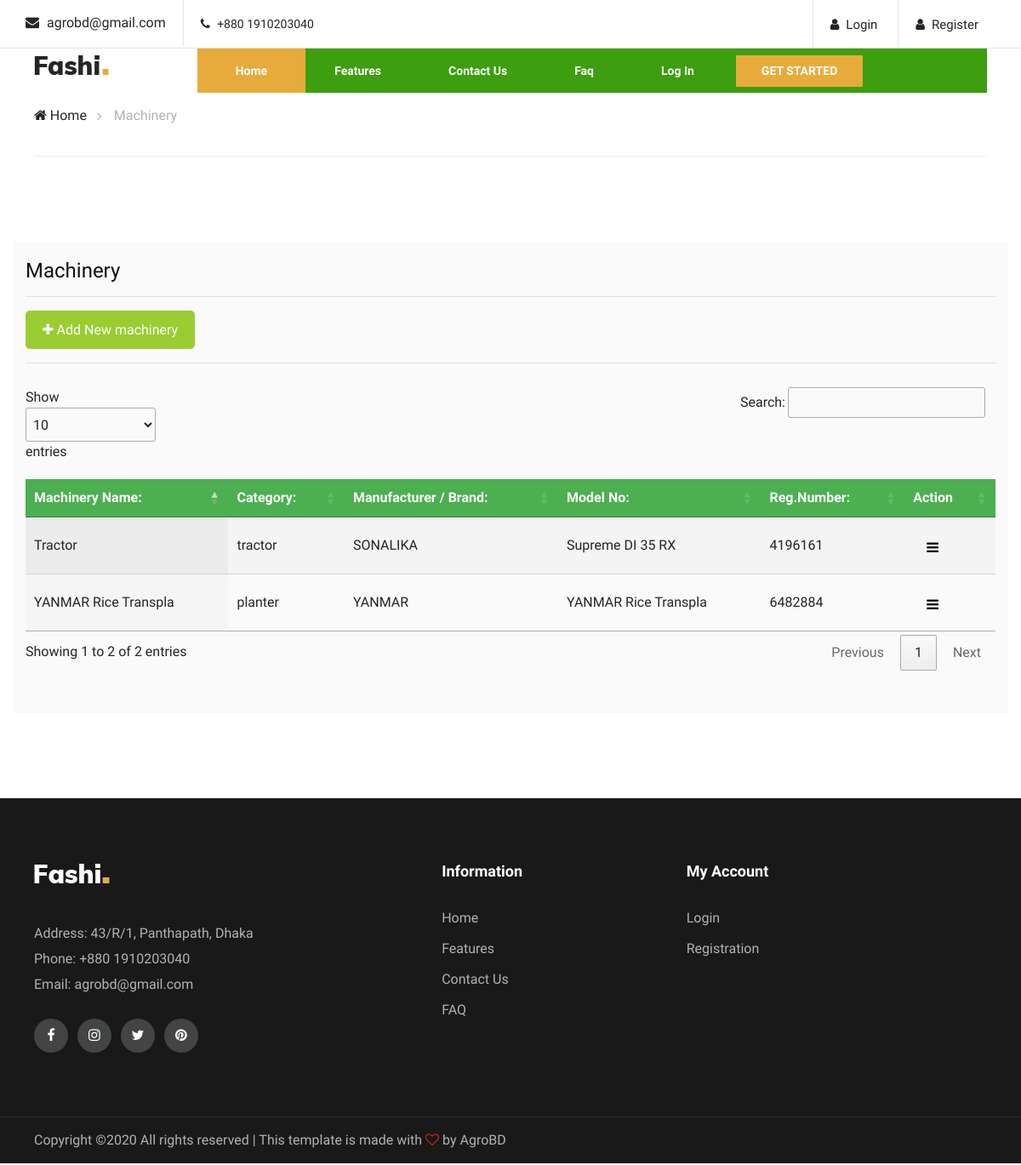
Page /machinery.php on the earlier database version.
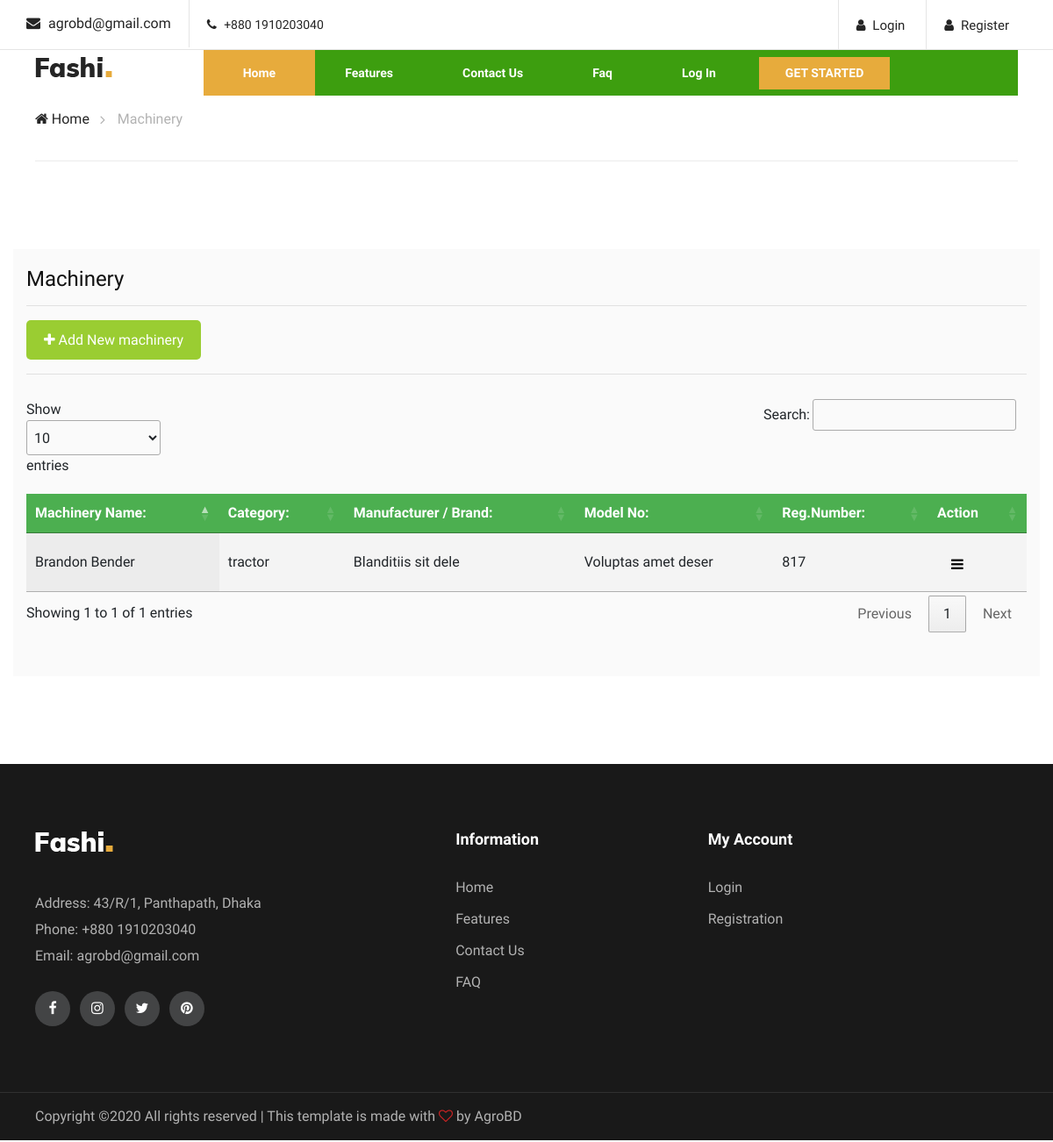
Same page on the later database version.
### tables this page shows
CREATE TABLE `machinery` (
  `m_id` int(11) NOT NULL,
  `machinery_name` varchar(20) NOT NULL,
  `category` varchar(20) NOT NULL,
  `manufacturer` varchar(20) NOT NULL,
  `model` varchar(20) NOT NULL,
  `reg_number` varchar(20) NOT NULL,
  `uid` int(11) NOT NULL,
  `created_at` timestamp NOT NULL DEFAULT current_timestamp() ON UPDATE current_timestamp()
);

### machinery.php (the view, shortened to what this page needs)
<?php include'includes/head.php';
include'includes/navbar.php';
$conn = connect();
?>
</head>
<body>
    <div class="breacrumb-section">
        <div class="container">
            <div class="row">
                <div class="col-lg-12">
                    <div class="breadcrumb-text">
                        <a href="index"><i class="fa fa-home"></i> Home</a>
                        <span>Machinery</span>
                    </div>
                </div>
            </div>
        </div>
    </div>
    <section class="homenav">
        <div class="container production_box">
            <div class="">
                <h4>Machinery</h4>
                <hr>
                <div class="">
                    <button id="myBtn" style="float: none;"><i class="fa fa-plus" aria-hidden="true"></i> Add New
                        machinery</button>
                    <hr>
                    <table id="example" class="display">
                        <thead>
                            <tr>
                                <th>Machinery Name:</th>
                                <th>Category:</th>
                                <th>Manufacturer / Brand:</th>
                                <th>Model No:</th>
                                <th>Reg.Number:</th>
                                <th>Action</th>
                            </tr>
                        </thead>
                        <tbody>
                            <?php
                            $sql= "SELECT * FROM machinery";
                            $result = $conn->query($sql);
                                while ($row = $result-> fetch_assoc()):
                            ?>
                            <tr>
                                <td><?php echo $row["machinery_name"]; ?></td>
                                <td><?php echo $row["category"]; ?></td>
                                <td><?php echo $row["manufacturer"]; ?></td>
                                <td><?php echo $row["model"]; ?></td>
                                <td><?php echo $row["reg_number"]; ?></td>
                                <td>
                                    <div class="dropdown">
                                        <button class="dropbtn"><i class="fa fa-bars"></i></button>
                                    </div>
                                </td>
                            </tr>
                            <?php endwhile;?>
                        </tbody>
                    </table>
                </div>
            </div>
    </section>
    <?php
include'includes/footer.php';
?>
</body>
</html>

Differences in the rows shown:
removed machinery: machinery_name "Tractor", category "tractor", manufacturer "SONALIKA", model "Supreme DI 35 RX", reg_number "4196161"
removed machinery: machinery_name "YANMAR Rice Transpla", category "planter", manufacturer "YANMAR", model "YANMAR Rice Transpla", reg_number "6482884"
added machinery: machinery_name "Brandon Bender", category "tractor", manufacturer "Blanditiis sit dele", model "Voluptas amet deser", reg_number "817"
Other differences:
text written by a page script: "Show entries Search: Showing 1 to 2 of 2 entries Previous 1 Next" → "Show entries Search: Showing 1 to 1 of 1 entries Previous 1 Next"
